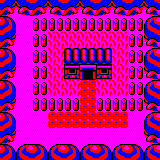

A level layout from a 2D game, rendered from its tile map. Below: a short description, then the map file with its tile-grid data intact:
An orthogonal 10x10 tile map with 16x16 px tiles, 1 tile layer (Tile Layer 1).

<map version="1.10" tiledversion="1.11.0" orientation="orthogonal" renderorder="right-down" width="10" height="10" tilewidth="16" tileheight="16" infinite="0" nextlayerid="2" nextobjectid="1">
 <tileset firstgid="1" name="Tileset" tilewidth="18" tileheight="16" tilecount="32" columns="0">
  <grid orientation="orthogonal" width="1" height="1" />
  <tile id="0">
   <image source="tiles/01.png" width="16" height="16" />
  </tile>
  <tile id="1">
   <image source="tiles/02.png" width="16" height="16" />
  </tile>
  <tile id="2">
   <image source="tiles/03.png" width="16" height="16" />
  </tile>
  <tile id="3">
   <image source="tiles/04.png" width="16" height="16" />
  </tile>
  <tile id="4">
   <image source="tiles/05.png" width="16" height="16" />
  </tile>
  <tile id="5">
   <image source="tiles/06.png" width="16" height="16" />
  </tile>
  <tile id="6">
   <image source="tiles/07.png" width="16" height="16" />
  </tile>
  <tile id="7">
   <image source="tiles/08.png" width="16" height="16" />
  </tile>
  <tile id="8">
   <image source="tiles/09.png" width="16" height="16" />
  </tile>
  <tile id="9">
   <image source="tiles/10.png" width="16" height="16" />
  </tile>
  <tile id="10">
   <image source="tiles/11.png" width="16" height="16" />
  </tile>
  <tile id="11">
   <image source="tiles/12.png" width="16" height="16" />
  </tile>
  <tile id="12">
   <image source="tiles/13.png" width="16" height="16" />
  </tile>
  <tile id="13">
   <image source="tiles/14.png" width="16" height="16" />
  </tile>
  <tile id="14">
   <image source="tiles/15.png" width="16" height="16" />
  </tile>
  <tile id="15">
   <image source="tiles/16.png" width="16" height="16" />
  </tile>
  <tile id="16">
   <image source="tiles/17.png" width="16" height="16" />
  </tile>
  <tile id="17">
   <image source="tiles/18.png" width="16" height="16" />
  </tile>
  <tile id="18">
   <image source="tiles/19.png" width="16" height="16" />
  </tile>
  <tile id="19">
   <image source="tiles/20.png" width="18" height="16" />
  </tile>
  <tile id="20">
   <image source="tiles/21.png" width="16" height="16" />
  </tile>
  <tile id="21">
   <image source="tiles/22.png" width="16" height="16" />
  </tile>
  <tile id="22">
   <image source="tiles/23.png" width="16" height="16" />
  </tile>
  <tile id="23">
   <image source="tiles/24.png" width="16" height="16" />
  </tile>
  <tile id="24">
   <image source="tiles/25.png" width="16" height="16" />
  </tile>
  <tile id="25">
   <image source="tiles/26.png" width="16" height="16" />
  </tile>
  <tile id="26">
   <image source="tiles/27.png" width="16" height="16" />
  </tile>
  <tile id="27">
   <image source="tiles/28.png" width="16" height="16" />
  </tile>
  <tile id="28">
   <image source="tiles/29.png" width="16" height="16" />
  </tile>
  <tile id="29">
   <image source="tiles/30.png" width="16" height="16" />
  </tile>
  <tile id="30">
   <image source="tiles/31.png" width="16" height="16" />
  </tile>
  <tile id="31">
   <image source="tiles/32.png" width="16" height="16" />
  </tile>
 </tileset>
 <layer id="1" name="Tile Layer 1" width="10" height="10">
  <data encoding="csv">
25,24,25,24,25,24,25,24,25,24,
23,26,27,27,27,27,27,27,27,22,
25,26,27,28,28,28,28,28,27,24,
23,26,27,28,30,30,30,28,27,22,
25,26,27,28,31,32,31,28,27,24,
23,26,27,28,28,29,28,28,27,22,
25,26,27,27,27,29,27,27,27,24,
23,26,26,29,29,29,29,29,26,22,
25,26,26,26,26,26,26,26,26,24,
23,22,23,22,23,22,23,22,23,22
</data>
 </layer>
</map>